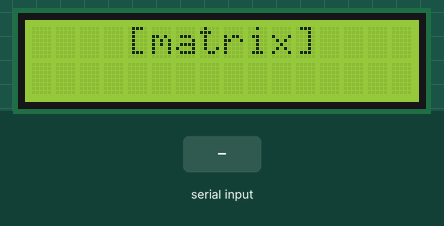
Simulated run of this sketch. Board: Arduino Uno, built with avr-gcc and run on an emulated ATmega328P. Parts: 16×2 character LCD. The test bench sets the inputs (shaded band). What the sketch prints to the serial monitor is not drawn.

Above: at 1.2 s.
1.3 s: "1\n" received over the second serial link
At 2.7 s:
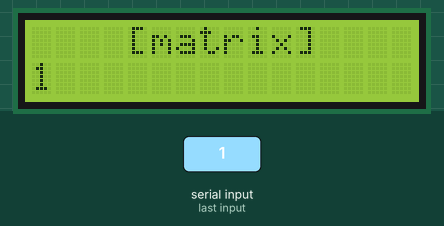
3.0 s: "0\n" received over the second serial link
At 8.3 s:
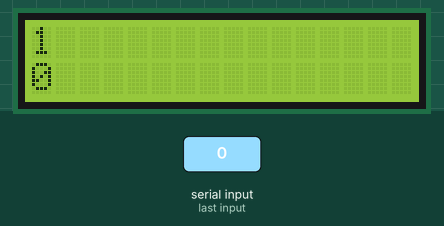
Timing chart, 0 to 9.8 s (numbered marks = the images above; inputs shaded):
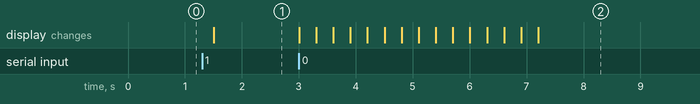

The sketch:

arduino-lcd.ino
```cpp
#include <SoftwareSerial.h>
#include <LiquidCrystal.h>

LiquidCrystal lcd(2, 3, 4, 5, 6, 7, 8);
SoftwareSerial serial2(10, 11);

String lines[2] = {"    [matrix]", ""};
int scrolls[2] = {0, 0};
bool newLine = false;
bool changed = true;

void setup() {
  Serial.begin(9600);

  pinMode(10, INPUT);
  pinMode(11, OUTPUT);
  serial2.begin(9600);

  lcd.begin(16, 2);
  lcd.clear();
  lcd.noAutoscroll();
}

unsigned long nextMillis = 0;

void loop() {
  if (serial2.available() > 0) {
    char c = serial2.read();
    Serial.print(c);
    if ((c == '\r') || (c == '\n')) {
      newLine = true;
    } else {
      if (newLine) {
        lines[0] = lines[1];
        lines[1] = "";
        scrolls[0] = scrolls[1];
        scrolls[1] = -15;
        newLine = false;
      }
      lines[1] += String(c);
      changed = true;
    }
  }
  if (millis() > nextMillis) {
    if ((lines[0].length() > 16) || (scrolls[0] < 0)) {
      if (scrolls[0] < (int)lines[0].length()) {
        scrolls[0]++;
      } else {
        scrolls[0] = -15;
      }
      changed = true;
    }
    if ((lines[1].length() > 16) || (scrolls[1] < 0)) {
      if (scrolls[1] < (int)lines[1].length()) {
        scrolls[1]++;
      } else {
        scrolls[1] = -15;
      }
      changed = true;
    }
    if (changed) {
      lcd.clear();
      lcd.setCursor(scrolls[0] < 0 ? -scrolls[0] : 0, 0);
      lcd.print(lines[0].substring(scrolls[0] < 0 ? 0 : scrolls[0], scrolls[0] + 16 < (int)lines[0].length() ? scrolls[0] + 16 : lines[0].length()));
      lcd.setCursor(scrolls[1] < 0 ? -scrolls[1] : 0, 1);
      lcd.print(lines[1].substring(scrolls[1] < 0 ? 0 : scrolls[1], scrolls[1] + 16 < (int)lines[1].length() ? scrolls[1] + 16 : lines[1].length()));
      changed = false;
    }
    nextMillis += 300;
  }
}
```

Measured:
- after the input at 1.3 s, the display: changes after 0.21 s (image 1)
- after the input at 3.0 s, the display: first changes at once (image 2 shows a later state)
